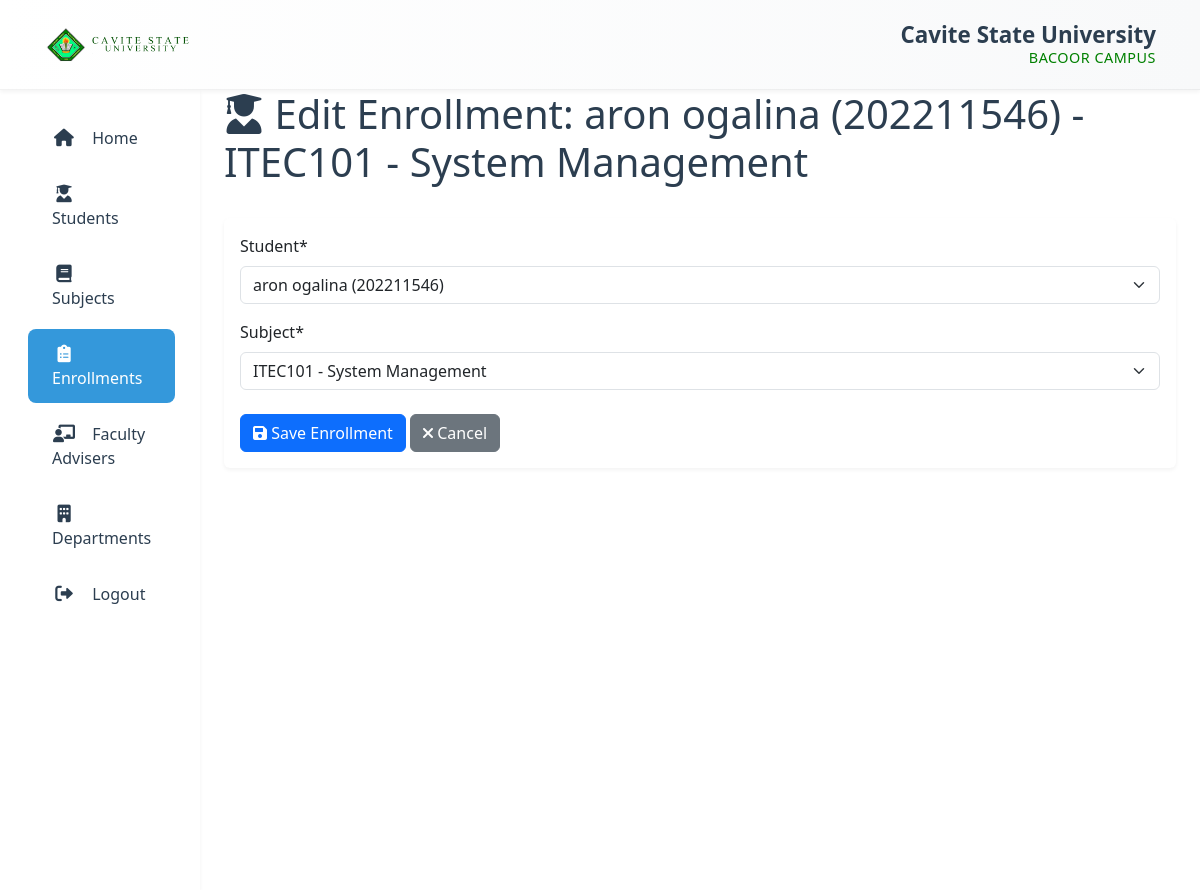
Screenshot of /enrollments/1/edit/ (signed in) with the database file from the repository.
### main/models.py (models this page shows)
class Student(models.Model):
    GENDER_CHOICES = [
        ('M', 'Male'),
        ('F', 'Female'),
        ('O', 'Other'),
    ]
    student_id = models.CharField(max_length=20, unique=True)
    first_name = models.CharField(max_length=100)
    last_name = models.CharField(max_length=100)
    email = models.EmailField(unique=True)
    date_of_birth = models.DateField()
    gender = models.CharField(max_length=1, choices=GENDER_CHOICES)
    address = models.TextField()
    phone_number = models.CharField(max_length=20)
    major = models.CharField(max_length=100, blank=True, null=True)
    department = models.ForeignKey(
        'Department',
        on_delete=models.SET_NULL,
        null=True,
        blank=True,
        related_name='students'
    )
    created_at = models.DateTimeField(auto_now_add=True)
    updated_at = models.DateTimeField(auto_now=True)
    enrollment_date = models.DateField(auto_now_add=True)
    is_active = models.BooleanField(default=True)
    faculty_adviser = models.ForeignKey(
        FacultyAdviser,
        on_delete=models.SET_NULL,
        null=True,
        blank=True,
        related_name='advised_students'
    )
    def __str__(self):
        return f"{self.first_name} {self.last_name} ({self.student_id})"
    class Meta:
        ordering = ['last_name', 'first_name']

class Enrollment(models.Model):
    student = models.ForeignKey(Student, on_delete=models.CASCADE, related_name='enrollments')
    subject = models.ForeignKey(Subject, on_delete=models.CASCADE, related_name='enrollments')
    enrollment_date = models.DateField(auto_now_add=True)
    status = models.CharField(max_length=20, choices=[
        ('active', 'Active'),
        ('completed', 'Completed'),
        ('dropped', 'Dropped'),
    ], default='active')
    created_at = models.DateTimeField(default=timezone.now)
    updated_at = models.DateTimeField(auto_now=True)
    class Meta:
        unique_together = ['student', 'subject']
        ordering = ['-enrollment_date']
    def __str__(self):
        return f"{self.student} - {self.subject}"

### main/views.py (the view)
# urls.py: path('enrollments/<int:pk>/edit/', views.enrollment_update, name='enrollment_update'),
@login_required
def enrollment_update(request, pk):
    enrollment = get_object_or_404(Enrollment, pk=pk)
    if request.method == 'POST':
        form = EnrollmentForm(request.POST, instance=enrollment)
        if form.is_valid():
            form.save()
            messages.success(request, 'Enrollment updated successfully!')
            return redirect('main:enrollment_list')
    else:
        form = EnrollmentForm(instance=enrollment)
    return render(request, 'main/enrollment_form.html', {
        'title': f'Edit Enrollment: {enrollment}',
        'form': form
    })

### main/forms.py
class EnrollmentForm(forms.ModelForm):
    class Meta:
        model = Enrollment
        fields = ['student', 'subject']
        widgets = {
        }

### main/models.py (called while the page is built)
    def __str__(self):
        return f"{self.subject_code} - {self.subject_name}"

### templates/main/enrollment_form.html (shortened to what this page needs)
{% extends 'base.html' %}
{% load crispy_forms_tags %}
{% block content %}
<div class="d-flex justify-content-between align-items-center mb-4">
    <h1><i class="fas fa-user-graduate"></i> {{ title }}</h1>
</div>
<div class="card">
    <div class="card-body">
        <form method="post">
            {{ form|crispy }}
            <div class="mt-4">
                <button type="submit" class="btn btn-primary">
                    <i class="fas fa-save"></i> Save Enrollment
                </button>
                <a href="{% url 'main:enrollment_list' %}" class="btn btn-secondary">
                    <i class="fas fa-times"></i> Cancel
                </a>
            </div>
        </form>
    </div>
</div>
{% endblock %}

### static/css/style.css (style rules this page uses)
body { min-height: 100vh; display: flex; flex-direction: column; }

### templates/base.html (style rules this page uses)
:root { --primary-color: #2c3e50; --secondary-color: #3498db; --background-light: #f8f9fa; --text-dark: #2c3e50; --shadow-sm: 0 2px 4px rgba(0,0,0,0.05); --shadow-md: 0 4px 6px rgba(0,0,0,0.1); --transition-speed: 0.3s; }
body { font-family: 'Segoe UI', system-ui, -apple-system, sans-serif; color: var(--text-dark); }
.card { border: none; box-shadow: var(--shadow-sm); transition: transform var(--transition-speed) ease; }

### rows the page displays
Student: student "aron ogalina (202211546)"
Enrollment: subject "ITEC101 - System Management"

### other values shown
{{ title }} "Edit Enrollment: aron ogalina (202211546) - ITEC101 - System Management"
